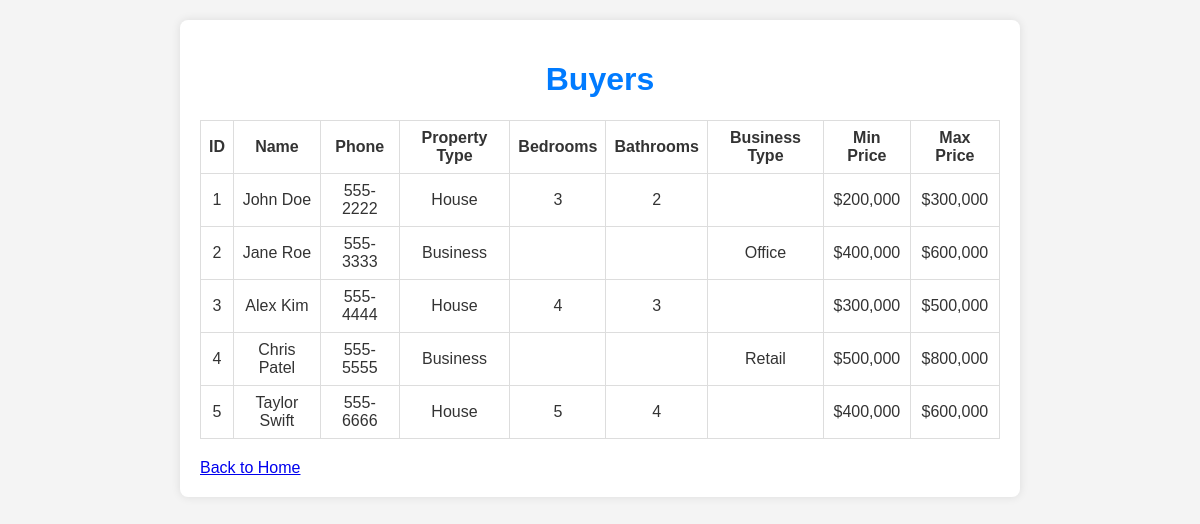
The app's page /buyers.php with its own data.
### tables this page shows
CREATE TABLE Buyer (
    id INT PRIMARY KEY,
    name VARCHAR(30) NOT NULL,
    phone CHAR(12) NOT NULL,
    propertyType CHAR(20) NOT NULL,
    bedrooms INT,
    bathrooms INT,
    businessPropertyType CHAR(20),
    minimumPreferredPrice INT,
    maximumPreferredPrice INT
);

### buyers.php (the view, shortened to what this page needs)
<?php
include "db_connect.php";
$query = "SELECT * FROM Buyer";
$result = $conn->query($query);
$buyers = $result->fetch_all(MYSQLI_ASSOC);
?>
<!DOCTYPE html>
<html lang="en">
<head>
    <link rel="stylesheet" href="style.css">
</head>
<body>
    <div class="container">
        <h1>Buyers</h1>
        <table border="1">
            <tr>
                <th>ID</th>
                <th>Name</th>
                <th>Phone</th>
                <th>Property Type</th>
                <th>Bedrooms</th>
                <th>Bathrooms</th>
                <th>Business Type</th>
                <th>Min Price</th>
                <th>Max Price</th>
            </tr>
            <?php foreach ($buyers as $buyer): ?>
                <tr>
                    <td><?= htmlspecialchars($buyer['id']); ?></td>
                    <td><?= htmlspecialchars($buyer['name']); ?></td>
                    <td><?= htmlspecialchars($buyer['phone']); ?></td>
                    <td><?= htmlspecialchars($buyer['propertyType']); ?></td>
                    <td><?= htmlspecialchars($buyer['bedrooms']); ?></td>
                    <td><?= htmlspecialchars($buyer['bathrooms']); ?></td>
                    <td><?= htmlspecialchars($buyer['businessPropertyType']); ?></td>
                    <td>$<?= number_format($buyer['minimumPreferredPrice']); ?></td>
                    <td>$<?= number_format($buyer['maximumPreferredPrice']); ?></td>
                </tr>
            <?php endforeach; ?>
        </table>
        <a href="index.php">Back to Home</a>
    </div>
</body>
</html>

### style.css (style rules this page uses)
body { font-family: Arial, sans-serif; margin: 0; padding: 0; background-color: #f4f4f4; color: #333; }
.container { max-width: 800px; margin: 20px auto; padding: 20px; background: white; border-radius: 8px; box-shadow: 0 0 10px rgba(0, 0, 0, 0.1); }
h1 { color: #007bff; text-align: center; }
table { width: 100%; border-collapse: collapse; margin: 20px 0; }
table, th, td { border: 1px solid #ddd; }
th, td { padding: 8px; text-align: center; }

### records on screen
buyer: id "1", name "John Doe", phone "555-2222", propertyType "House", bedrooms "3", bathrooms "2", minimumPreferredPrice "200,000", maximumPreferredPrice "300,000"
buyer: id "2", name "Jane Roe", phone "555-3333", propertyType "Business", businessPropertyType "Office", minimumPreferredPrice "400,000", maximumPreferredPrice "600,000"
buyer: id "3", name "Alex Kim", phone "555-4444", propertyType "House", bedrooms "4", bathrooms "3", minimumPreferredPrice "300,000", maximumPreferredPrice "500,000"
buyer: id "4", name "Chris Patel", phone "555-5555", propertyType "Business", businessPropertyType "Retail", minimumPreferredPrice "500,000", maximumPreferredPrice "800,000"
buyer: id "5", name "Taylor Swift", phone "555-6666", propertyType "House", bedrooms "5", bathrooms "4", minimumPreferredPrice "400,000", maximumPreferredPrice "600,000"
